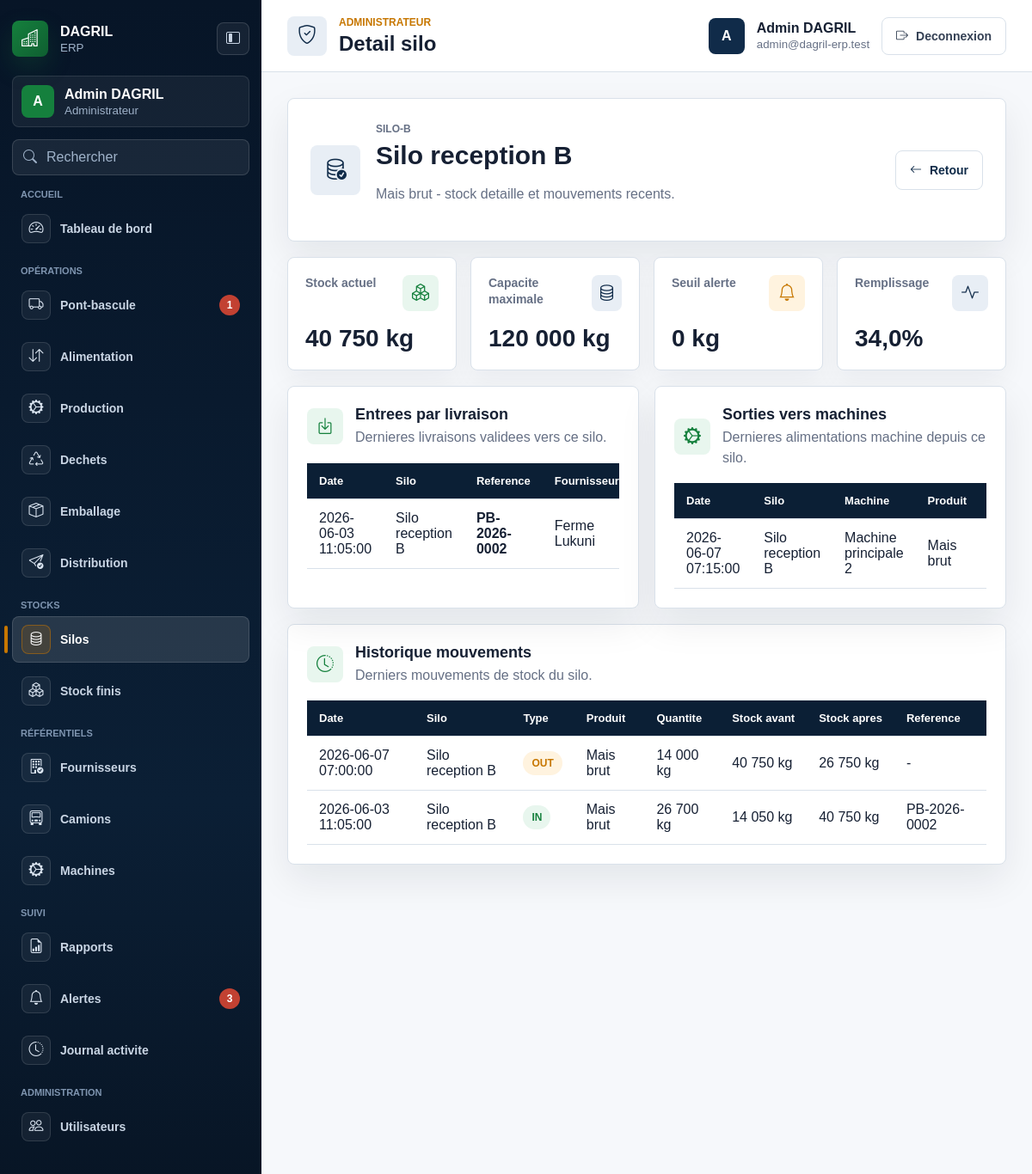
Screenshot of /silos/2 (signed in) with the database file from the repository.
### tables this page shows
CREATE TABLE silos (
  id INT UNSIGNED AUTO_INCREMENT PRIMARY KEY,
  name VARCHAR(120) NOT NULL,
  code VARCHAR(80) NOT NULL UNIQUE,
  product_id INT UNSIGNED NULL,
  capacity_kg DECIMAL(12,3) NOT NULL DEFAULT 0,
  current_stock_kg DECIMAL(12,3) NOT NULL DEFAULT 0,
  unit VARCHAR(30) NOT NULL DEFAULT 'kg',
  alert_threshold_kg DECIMAL(12,3) NOT NULL DEFAULT 0,
  status ENUM('active', 'inactive', 'pending', 'validated', 'cancelled') NOT NULL DEFAULT 'active',
  created_at TIMESTAMP NOT NULL DEFAULT CURRENT_TIMESTAMP,
  updated_at TIMESTAMP NULL DEFAULT NULL ON UPDATE CURRENT_TIMESTAMP,
  deleted_at TIMESTAMP NULL DEFAULT NULL,
  CONSTRAINT fk_silos_product FOREIGN KEY (product_id) REFERENCES products(id)
);

CREATE TABLE products (
  id INT UNSIGNED AUTO_INCREMENT PRIMARY KEY,
  name VARCHAR(150) NOT NULL,
  code VARCHAR(80) NOT NULL UNIQUE,
  category ENUM('raw_material', 'finished_product', 'waste') NOT NULL,
  unit VARCHAR(30) NOT NULL DEFAULT 'kg',
  status ENUM('active', 'inactive', 'pending', 'validated', 'cancelled') NOT NULL DEFAULT 'active',
  created_at TIMESTAMP NOT NULL DEFAULT CURRENT_TIMESTAMP,
  updated_at TIMESTAMP NULL DEFAULT NULL ON UPDATE CURRENT_TIMESTAMP,
  deleted_at TIMESTAMP NULL DEFAULT NULL
);

CREATE TABLE silo_movements (
  id INT UNSIGNED AUTO_INCREMENT PRIMARY KEY,
  silo_id INT UNSIGNED NOT NULL,
  product_id INT UNSIGNED NOT NULL,
  weighing_id INT UNSIGNED NULL,
  movement_type ENUM('in', 'out', 'adjustment') NOT NULL,
  quantity_kg DECIMAL(12,3) NOT NULL,
  stock_before_kg DECIMAL(12,3) NOT NULL DEFAULT 0,
  stock_after_kg DECIMAL(12,3) NOT NULL DEFAULT 0,
  movement_at DATETIME NOT NULL,
  status ENUM('active', 'inactive', 'pending', 'validated', 'cancelled') NOT NULL DEFAULT 'validated',
  created_by INT UNSIGNED NULL,
  created_at TIMESTAMP NOT NULL DEFAULT CURRENT_TIMESTAMP,
  updated_at TIMESTAMP NULL DEFAULT NULL ON UPDATE CURRENT_TIMESTAMP,
  deleted_at TIMESTAMP NULL DEFAULT NULL,
  CONSTRAINT fk_silo_movements_silo FOREIGN KEY (silo_id) REFERENCES silos(id),
  CONSTRAINT fk_silo_movements_product FOREIGN KEY (product_id) REFERENCES products(id),
  CONSTRAINT fk_silo_movements_weighing FOREIGN KEY (weighing_id) REFERENCES weighings(id),
  CONSTRAINT fk_silo_movements_created_by FOREIGN KEY (created_by) REFERENCES users(id)
);

CREATE TABLE weighings (
  id INT UNSIGNED AUTO_INCREMENT PRIMARY KEY,
  supplier_id INT UNSIGNED NOT NULL,
  truck_id INT UNSIGNED NOT NULL,
  product_id INT UNSIGNED NOT NULL,
  reference VARCHAR(100) NOT NULL UNIQUE,
  poids_brut DECIMAL(12,3) NOT NULL,
  poids_tare DECIMAL(12,3) NOT NULL,
  poids_net DECIMAL(12,3) NOT NULL,
  weighed_at DATETIME NOT NULL,
  status ENUM('active', 'inactive', 'pending', 'validated', 'cancelled') NOT NULL DEFAULT 'pending',
  created_by INT UNSIGNED NULL,
  validated_by INT UNSIGNED NULL,
  created_at TIMESTAMP NOT NULL DEFAULT CURRENT_TIMESTAMP,
  updated_at TIMESTAMP NULL DEFAULT NULL ON UPDATE CURRENT_TIMESTAMP,
  deleted_at TIMESTAMP NULL DEFAULT NULL,
  CONSTRAINT fk_weighings_supplier FOREIGN KEY (supplier_id) REFERENCES suppliers(id),
  CONSTRAINT fk_weighings_truck FOREIGN KEY (truck_id) REFERENCES trucks(id),
  CONSTRAINT fk_weighings_product FOREIGN KEY (product_id) REFERENCES products(id),
  CONSTRAINT fk_weighings_created_by FOREIGN KEY (created_by) REFERENCES users(id),
  CONSTRAINT fk_weighings_validated_by FOREIGN KEY (validated_by) REFERENCES users(id)
);

CREATE TABLE suppliers (
  id INT UNSIGNED AUTO_INCREMENT PRIMARY KEY,
  name VARCHAR(180) NOT NULL,
  contact_name VARCHAR(150) NULL,
  phone VARCHAR(50) NULL,
  email VARCHAR(190) NULL,
  address TEXT NULL,
  rccm VARCHAR(100) NULL,
  id_nat VARCHAR(100) NULL,
  status ENUM('active', 'inactive', 'pending', 'validated', 'cancelled') NOT NULL DEFAULT 'active',
  created_at TIMESTAMP NOT NULL DEFAULT CURRENT_TIMESTAMP,
  updated_at TIMESTAMP NULL DEFAULT NULL ON UPDATE CURRENT_TIMESTAMP,
  deleted_at TIMESTAMP NULL DEFAULT NULL
);

CREATE TABLE machine_feeds (
  id INT UNSIGNED AUTO_INCREMENT PRIMARY KEY,
  machine_id INT UNSIGNED NOT NULL,
  silo_id INT UNSIGNED NOT NULL,
  product_id INT UNSIGNED NOT NULL,
  silo_movement_id INT UNSIGNED NULL,
  quantity_kg DECIMAL(12,3) NOT NULL,
  fed_at DATETIME NOT NULL,
  ended_at DATETIME NULL,
  observation TEXT NULL,
  status ENUM('active', 'inactive', 'pending', 'validated', 'cancelled') NOT NULL DEFAULT 'pending',
  created_by INT UNSIGNED NULL,
  created_at TIMESTAMP NOT NULL DEFAULT CURRENT_TIMESTAMP,
  updated_at TIMESTAMP NULL DEFAULT NULL ON UPDATE CURRENT_TIMESTAMP,
  deleted_at TIMESTAMP NULL DEFAULT NULL,
  CONSTRAINT fk_machine_feeds_machine FOREIGN KEY (machine_id) REFERENCES machines(id),
  CONSTRAINT fk_machine_feeds_silo FOREIGN KEY (silo_id) REFERENCES silos(id),
  CONSTRAINT fk_machine_feeds_product FOREIGN KEY (product_id) REFERENCES products(id),
  CONSTRAINT fk_machine_feeds_silo_movement FOREIGN KEY (silo_movement_id) REFERENCES silo_movements(id),
  CONSTRAINT fk_machine_feeds_created_by FOREIGN KEY (created_by) REFERENCES users(id)
);

CREATE TABLE machines (
  id INT UNSIGNED AUTO_INCREMENT PRIMARY KEY,
  name VARCHAR(120) NOT NULL,
  code VARCHAR(80) NOT NULL UNIQUE,
  machine_type VARCHAR(80) NOT NULL DEFAULT 'main',
  capacity_kg_hour DECIMAL(12,3) NULL,
  status ENUM('active', 'inactive', 'pending', 'validated', 'cancelled') NOT NULL DEFAULT 'active',
  created_at TIMESTAMP NOT NULL DEFAULT CURRENT_TIMESTAMP,
  updated_at TIMESTAMP NULL DEFAULT NULL ON UPDATE CURRENT_TIMESTAMP,
  deleted_at TIMESTAMP NULL DEFAULT NULL
);

### app/views/silos/table_movements.php (the view)
<div class="table-responsive">
    <table class="enterprise-table">
        <thead>
            <tr>
                <th>Date</th>
                <th>Silo</th>
                <th>Type</th>
                <th>Produit</th>
                <th>Quantite</th>
                <th>Stock avant</th>
                <th>Stock apres</th>
                <th>Reference</th>
            </tr>
        </thead>
        <tbody>
            <?php foreach ($rows as $row): ?>
                <tr>
                    <td><?= e($row['movement_at']) ?></td>
                    <td><?= e($row['silo_name']) ?></td>
                    <td><span class="status-badge status-<?= $row['movement_type'] === 'in' ? 'validated' : 'pending' ?>"><?= e($row['movement_type']) ?></span></td>
                    <td><?= e($row['product_name']) ?></td>
                    <td><?= e(number_format((float) $row['quantity_kg'], 0, ',', ' ')) ?> kg</td>
                    <td><?= e(number_format((float) $row['stock_before_kg'], 0, ',', ' ')) ?> kg</td>
                    <td><?= e(number_format((float) $row['stock_after_kg'], 0, ',', ' ')) ?> kg</td>
                    <td><?= e($row['weighing_reference'] ?: '-') ?></td>
                </tr>
            <?php endforeach; ?>
        </tbody>
    </table>
</div>

### app/views/silos/show.php (shortened to what the rows shown need)
<section class="dashboard-hero">
    <span class="hero-icon"><i class="bi bi-database-check"></i></span>
    <div>
        <p class="section-label"><?= e($silo['code']) ?></p>
        <h2><?= e($silo['name']) ?></h2>
        <p><?= e($silo['product_name'] ?: 'Produit non affecte') ?> - stock detaille et mouvements recents.</p>
    </div>
    <a href="<?= e(base_url('silos')) ?>" class="page-action"><i class="bi bi-arrow-left"></i><span>Retour</span></a>
</section>
<section class="metric-grid">
    <article class="metric-card"><div class="metric-card-top"><span>Stock actuel</span><span class="metric-icon tone-green"><i class="bi bi-boxes"></i></span></div><strong><?= e(number_format((float) $silo['current_stock_kg'], 0, ',', ' ')) ?> <?= e($silo['unit']) ?></strong></article>
    <article class="metric-card"><div class="metric-card-top"><span>Capacite maximale</span><span class="metric-icon tone-blue"><i class="bi bi-database"></i></span></div><strong><?= e(number_format((float) $silo['capacity_kg'], 0, ',', ' ')) ?> <?= e($silo['unit']) ?></strong></article>
    <article class="metric-card"><div class="metric-card-top"><span>Seuil alerte</span><span class="metric-icon tone-orange"><i class="bi bi-bell"></i></span></div><strong><?= e(number_format((float) $silo['alert_threshold_kg'], 0, ',', ' ')) ?> <?= e($silo['unit']) ?></strong></article>
    <article class="metric-card"><div class="metric-card-top"><span>Remplissage</span><span class="metric-icon tone-blue"><i class="bi bi-activity"></i></span></div><strong><?= e(number_format((float) $silo['fill_rate'], 1, ',', ' ')) ?>%</strong></article>
</section>
<section class="dashboard-charts">
    <article class="chart-panel">
        <div class="panel-heading"><span class="panel-icon"><i class="bi bi-box-arrow-in-down"></i></span><div><h3>Entrees par livraison</h3><p>Dernieres livraisons validees vers ce silo.</p></div></div>
        <?php $rows = $entries; require view_path('silos.table_entries'); ?>
    </article>
    <article class="chart-panel">
        <div class="panel-heading"><span class="panel-icon"><i class="bi bi-gear-wide-connected"></i></span><div><h3>Sorties vers machines</h3><p>Dernieres alimentations machine depuis ce silo.</p></div></div>
        <?php $rows = $exits; require view_path('silos.table_exits'); ?>
    </article>
</section>
<section class="table-panel">
    <div class="panel-heading"><span class="panel-icon"><i class="bi bi-clock-history"></i></span><div><h3>Historique mouvements</h3><p>Derniers mouvements de stock du silo.</p></div></div>
    <?php $rows = $movements; require view_path('silos.table_movements'); ?>
</section>

### app/views/silos/table_entries.php (shortened to what the rows shown need)
<div class="table-responsive">
    <table class="enterprise-table">
        <thead>
            <tr>
                <th>Date</th>
                <th>Silo</th>
                <th>Reference</th>
                <th>Fournisseur</th>
            </tr>
        </thead>
        <tbody>
            <?php foreach ($rows as $row): ?>
                <tr>
                    <td><?= e($row['movement_at']) ?></td>
                    <td><?= e($row['silo_name']) ?></td>
                    <td><strong><?= e($row['weighing_reference']) ?></strong></td>
                    <td><?= e($row['supplier_name']) ?></td>
                </tr>
            <?php endforeach; ?>
        </tbody>
    </table>
</div>

### app/views/silos/table_exits.php (shortened to what the rows shown need)
<div class="table-responsive">
    <table class="enterprise-table">
        <thead>
            <tr>
                <th>Date</th>
                <th>Silo</th>
                <th>Machine</th>
                <th>Produit</th>
                <th>Quantite</th>
            </tr>
        </thead>
        <tbody>
            <?php foreach ($rows as $row): ?>
                <tr>
                    <td><?= e($row['fed_at']) ?></td>
                    <td><?= e($row['silo_name']) ?></td>
                    <td><?= e($row['machine_name']) ?></td>
                    <td><?= e($row['product_name']) ?></td>
                    <td><?= e(number_format((float) $row['quantity_kg'], 0, ',', ' ')) ?> kg</td>
                </tr>
            <?php endforeach; ?>
        </tbody>
    </table>
</div>

### app/core/Router.php (shortened to what the rows shown need)
<?php
class Router
{
    private $routes = [];
    public function add($method, $path, $handler, array $options = [])
    {
        $this->routes[] = [
            'method' => strtoupper($method),
            'path' => '/' . trim($path, '/'),
            'handler' => $handler,
            'auth' => $options['auth'] ?? false,
            'roles' => $options['roles'] ?? [],
        ];
    }
    public function dispatch($method, $uri)
    {
        $requestPath = rawurldecode(parse_url($uri, PHP_URL_PATH));
        $requestPath = '/' . trim($requestPath, '/');
        foreach ($this->routes as $route) {
            $params = [];
            if ($route['method'] === strtoupper($method) && $this->matches($route['path'], $requestPath, $params)) {
                return $this->execute($route['handler'], $params);
            }
        }
    }
    private function matches($routePath, $requestPath, array &$params)
    {
        $pattern = preg_replace('#\{([a-zA-Z_][a-zA-Z0-9_]*)\}#', '(?P<$1>[^/]+)', $routePath);
        $pattern = '#^' . $pattern . '$#';
        if (!preg_match($pattern, $requestPath, $matches)) {
            return false;
        }
        return true;
    }
    private function execute($handler, array $params = [])
    {
        if (is_string($handler) && strpos($handler, '@') !== false) {
            list($controller, $action) = explode('@', $handler, 2);
            $instance = new $controllerClass();
            return call_user_func_array([$instance, $action], $params);
        }
        throw new InvalidArgumentException('Invalid route handler.');
    }
}

### rows the page displays
silos: code "SILO-B", name "Silo reception B", product.name "Mais brut", current_stock_kg "40 750", unit "kg", capacity_kg "120 000", alert_threshold_kg "0"
silo_movements: movement_at "2026-06-03 11:05:00", silo.name "Silo reception B", weighing.reference "PB-2026-0002", suppliers.name "Ferme Lukuni", movement_type "IN", product.name "Mais brut", quantity_kg "26 700", stock_before_kg "14 050", stock_after_kg "40 750"
machine_feeds: fed_at "2026-06-07 07:15:00", silo.name "Silo reception B", machine.name "Machine principale 2", product.name "Mais brut"
silo_movements: movement_at "2026-06-07 07:00:00", silo.name "Silo reception B", movement_type "OUT", product.name "Mais brut", quantity_kg "14 000", stock_before_kg "40 750", stock_after_kg "26 750", weighing_reference "-"

### other values shown
$group['label'] "ACCUEIL"
$item['label'] "Tableau de bord"
$group['label'] "OPÉRATIONS"
$item['label'] "Pont-bascule"
$item['badge_value'] "1"
$item['label'] "Alimentation"
$item['label'] "Production"
$item['label'] "Dechets"
$item['label'] "Emballage"
$item['label'] "Distribution"
$group['label'] "STOCKS"
$item['label'] "Silos"
$item['label'] "Stock finis"
$group['label'] "RÉFÉRENTIELS"
$item['label'] "Fournisseurs"
